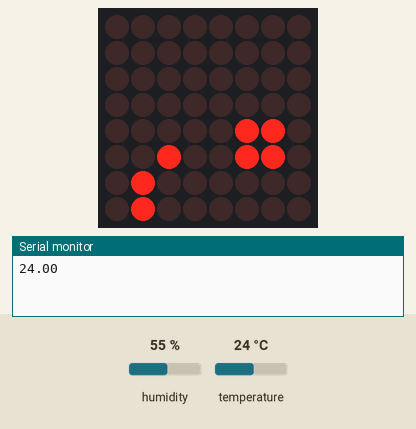
Recording of a sketch running on a simulated Arduino Uno, built with avr-gcc and run on an emulated ATmega328P. Parts: 8×8 LED matrix, the last lines printed to the serial monitor. The inputs (shaded band) are chosen by the test bench; at power-on: temperature 24 °C, humidity 55 %.

Above: at 0.93 s.
9.1 s: temperature set to 22 °C
At 9.37 s:
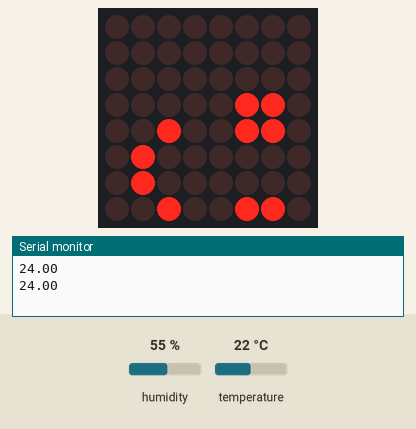
17.7 s: temperature set to 19 °C
At 25.7 s:
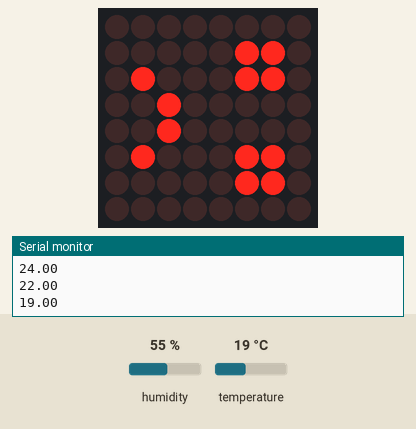
26.2 s: temperature set to 28 °C
At 33.2 s:
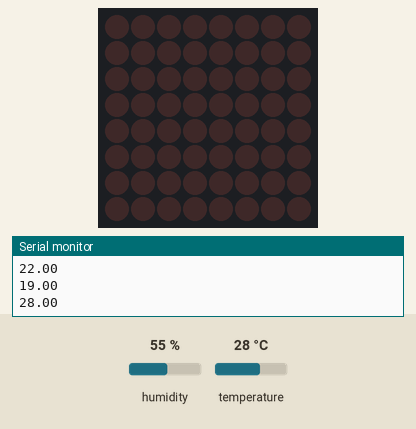
Timing chart, 0 to 34.7 s (numbered marks = the images above; inputs shaded):
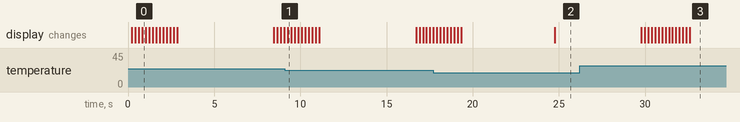

Measured:
- the behaviour switches between 21 and 20 °C on temperature (found by bisection; images 1 and 2)
- after the input at 17.7 s, the display: first differs from a run without the input after 7.1 s (image 2)
- after the input at 26.2 s, the display: changes after 3.6 s (image 3)

The sketch:

TempMatrix_Uno_v2.ino
```cpp
#include "LedControl.h"
#include "DHT.h"

#define DIN 7
#define CS 6
#define CLK 5
#define Moduli 1 //Numero di moduli connessi, da passare poi come parametro
LedControl lc = LedControl(DIN, CLK, CS, Moduli);

void happy_face() {
  //byte values[8] = {B00000000, B01100000, B01100100, B00000010, B00000010, B01100100, B01100000, B00000000};
  byte values[8] = {B00000000, B00000110, B00100110, B01000000, B01000000, B00100110, B00000110, B00000000};
  for (int row=0; row<8; row++){
    lc.setRow(0,row, values[row]);
  }
}

void happy_face_scroll() {
  //byte values[8] = {B00000000, B01100000, B01100100, B00000010, B00000010, B01100100, B01100000, B00000000};
  byte values[8] = {B00000000, B00000110, B00100110, B01000000, B01000000, B00100110, B00000110, B00000000};
  byte buf[8] = {B00000000, B00000000, B00000000, B00000000, B00000000, B00000000, B00000000, B00000000};

  for (int col=0; col<8; col++){
    for (int elem=0; elem<7; elem++){
      buf[elem] = buf[elem+1];
    }
    buf[7] = values[col];
    for (int row=0; row<8; row++){
      lc.setRow(0,row, buf[row]);
    }
    delay(200);
  }

  for (int col=0; col<8; col++){
    for (int elem=0; elem<7; elem++){
      buf[elem] = buf[elem+1];
    }
    buf[7] = B00000000;
    for (int row=0; row<8; row++){
    lc.setRow(0,row, buf[row]);
    }
  delay(200);
  }
}

void sad_face() {
  //byte values[8] = {B00000000, B01100000, B01100010, B00000100, B00000100, B01100010, B01100000, B00000000};
  byte values[8] = {B00000000, B00000110, B01000110, B00100000, B00100000, B01000110, B00000110, B00000000};
  for (int row=0; row<8; row++){
    lc.setRow(0,row, values[row]);
  }
}

#define DHTpin 2
#define DHTtype DHT11
DHT dht(DHTpin, DHTtype);

void setup() {
Serial.begin(9600);
lc.shutdown(0, false);
lc.setIntensity(0, 6);
lc.clearDisplay(0);

dht.begin();
}

void loop() {
  float t = dht.readTemperature();
  Serial.println(t);
  if (t>20.0) {
    happy_face_scroll();
  }
  else {
    sad_face();
  }
  delay(5000);
}
```
